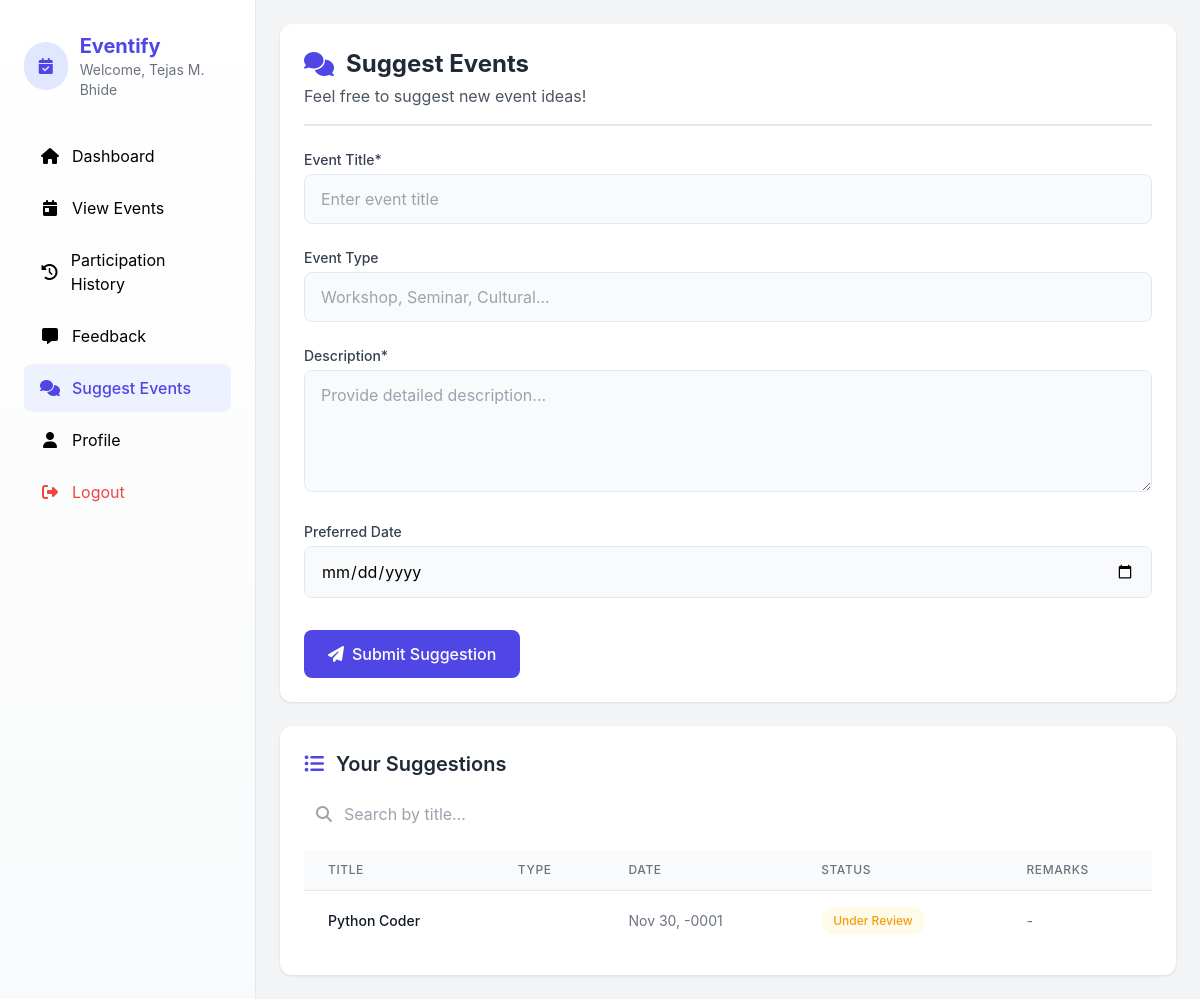
Page /student/suggest_event.php (signed in) on the committed database.
### tables this page shows
CREATE TABLE `event_suggestions` (
  `suggestion_id` int(11) NOT NULL,
  `student_id` int(11) NOT NULL,
  `department_id` int(11) NOT NULL,
  `title` varchar(255) NOT NULL,
  `event_type` varchar(100) DEFAULT NULL,
  `description` text NOT NULL,
  `preferred_date` date DEFAULT NULL,
  `status` enum('Under Review','Accepted','Rejected') DEFAULT 'Under Review',
  `admin_remarks` text DEFAULT NULL,
  `submitted_at` datetime DEFAULT current_timestamp(),
  `reviewed_at` datetime DEFAULT NULL
);

### student/suggest_event.php (the view, shortened to what this page needs)
<?php
require_once '../includes/db.php';
$student_id = $_SESSION['student_id'];
$student_name = $_SESSION['student_name'];
$stmt = $pdo->prepare("SELECT * FROM event_suggestions WHERE student_id = ? ORDER BY submitted_at DESC");
$stmt->execute([$student_id]);
$suggestions = $stmt->fetchAll();
?>
<!DOCTYPE html>
<html lang="en">
<head>
    <script src="https://cdn.tailwindcss.com"></script>
    <link rel="stylesheet" href="https://cdnjs.cloudflare.com/ajax/libs/font-awesome/6.4.0/css/all.min.css">
</head>
<body class="bg-gray-100">
    <div class="flex">
        <aside id="sidebar"
            class="sidebar w-64 px-6 py-8 fixed top-0 left-0 z-50 h-full transform -translate-x-full md:translate-x-0 transition-transform duration-200 ease-in-out">
            <div class="mb-8 flex items-center">
                <div class="w-12 h-12 rounded-full bg-indigo-100 flex items-center justify-center mr-3">
                    <i class="fas fa-calendar-check text-indigo-600"></i>
                </div>
                <div>
                    <h2 class="text-xl font-bold text-indigo-600">Eventify</h2>
                    <p class="text-sm text-gray-500">Welcome, <?= htmlspecialchars($student_name) ?></p>
                </div>
            </div>
            <nav class="sidebar-nav space-y-1">
                <a href="dashboard.php" class="hover:text-indigo-600">
                    <i class="fas fa-home"></i> Dashboard
                </a>
                <a href="events.php" class="hover:text-indigo-600">
                    <i class="fas fa-calendar-day"></i> View Events
                </a>
                <a href="history.php" class="hover:text-indigo-600">
                    <i class="fas fa-history"></i> Participation History
                </a>
                <a href="feedback.php" class="hover:text-indigo-600">
                    <i class="fas fa-comment-alt"></i> Feedback
                </a>
                <a href="suggest_event.php" class="active">
                    <i class="fas fa-comments"></i> Suggest Events
                </a>
                <a href="profile.php" class="hover:text-indigo-600">
                    <i class="fas fa-user"></i> Profile
                </a>
                <a href="logout.php" class="text-red-500 hover:text-red-600 mt-4">
                    <i class="fas fa-sign-out-alt"></i> Logout
                </a>
            </nav>
        </aside>
        <main class="flex-1 md:ml-64 p-6">
            <div class="max-w-4xl mx-auto">
                <div class="suggestion-card p-6 mb-6">
                    <div class="page-header">
                        <h1 class="text-2xl font-bold text-gray-800 flex items-center">
                            <i class="fas fa-comments text-indigo-600 mr-3"></i> Suggest Events
                        </h1>
                        <p class="text-gray-600 mt-1">Feel free to suggest new event ideas!</p>
                    </div>
                    <form method="POST" class="space-y-6">
                        <div>
                            <label class="block text-sm font-medium text-gray-700 mb-1">Event Title*</label>
                            <input type="text" name="title" required value="<?= htmlspecialchars($_POST['title'] ?? '') ?>"
                                   class="form-input w-full px-4 py-3" placeholder="Enter event title">
                        </div>
                        <div>
                            <label class="block text-sm font-medium text-gray-700 mb-1">Event Type</label>
                            <input type="text" name="event_type" value="<?= htmlspecialchars($_POST['event_type'] ?? '') ?>"
                                   class="form-input w-full px-4 py-3" placeholder="Workshop, Seminar, Cultural...">
                        </div>
                        <div>
                            <label class="block text-sm font-medium text-gray-700 mb-1">Description*</label>
                            <textarea name="description" required rows="4"
                                      class="form-input w-full px-4 py-3"
                                      placeholder="Provide detailed description..."><?= htmlspecialchars($_POST['description'] ?? '') ?></textarea>
                        </div>
                        <div>
                            <label class="block text-sm font-medium text-gray-700 mb-1">Preferred Date</label>
                            <input type="date" name="preferred_date" value="<?= htmlspecialchars($_POST['preferred_date'] ?? '') ?>"
                                   class="form-input w-full px-4 py-3">
                        </div>
                        <div class="pt-2">
                            <button type="submit" name="suggest"
                                    class="btn-primary text-white px-6 py-3 rounded-lg font-medium flex items-center justify-center">
                                <i class="fas fa-paper-plane mr-2"></i> Submit Suggestion
                            </button>
                        </div>
                    </form>
                </div>
                <div class="suggestion-card p-6">
                    <h2 class="text-xl font-semibold text-gray-800 mb-4 flex items-center">
                        <i class="fas fa-list-ul text-indigo-600 mr-3"></i> Your Suggestions
                    </h2>
                    <div class="mb-4">
                        <div class="relative">
                            <i class="fas fa-search absolute left-3 top-1/2 transform -translate-y-1/2 text-gray-400"></i>
                            <input type="text" id="searchInput" placeholder="Search by title..."
                                   class="search-input w-full pl-10 pr-4 py-2">
                        </div>
                    </div>
                    <?php if (count($suggestions) > 0): ?>
                        <div class="overflow-x-auto">
                            <table class="min-w-full divide-y divide-gray-200">
                                <thead class="bg-gray-50">
                                    <tr>
                                        <th class="px-6 py-3 text-left text-xs font-medium text-gray-500 uppercase tracking-wider">Title</th>
                                        <th class="px-6 py-3 text-left text-xs font-medium text-gray-500 uppercase tracking-wider">Type</th>
                                        <th class="px-6 py-3 text-left text-xs font-medium text-gray-500 uppercase tracking-wider">Date</th>
                                        <th class="px-6 py-3 text-left text-xs font-medium text-gray-500 uppercase tracking-wider">Status</th>
                                        <th class="px-6 py-3 text-left text-xs font-medium text-gray-500 uppercase tracking-wider">Remarks</th>
                                    </tr>
                                </thead>
                                <tbody id="suggestionTable" class="bg-white divide-y divide-gray-200">
                                    <?php foreach ($suggestions as $sug): ?>
                                        <tr class="hover:bg-gray-50">
                                            <td class="px-6 py-4 whitespace-nowrap text-sm font-medium text-gray-900">
                                                <?= htmlspecialchars($sug['title']) ?>
                                            </td>
                                            <td class="px-6 py-4 whitespace-nowrap text-sm text-gray-500">
                                            </td>
                                            <td class="px-6 py-4 whitespace-nowrap text-sm text-gray-500">
                                                <?= $sug['preferred_date'] ? date('M d, Y', strtotime($sug['preferred_date'])) : '-' ?>
                                            </td>
                                            <td class="px-6 py-4 whitespace-nowrap text-sm">
                                                <?php if ($sug['status'] == 'Accepted'): ?>
                                                    <span class="status-badge status-accepted">Accepted</span>
                                                <?php elseif ($sug['status'] == 'Rejected'): ?>
                                                    <span class="status-badge status-rejected">Rejected</span>
                                                <?php else: ?>
                                                    <span class="status-badge status-pending">Under Review</span>
                                                <?php endif; ?>
                                            </td>
                                            <td class="px-6 py-4 text-sm text-gray-500">
                                                <?= htmlspecialchars($sug['admin_remarks'] ?? '-') ?>
                                            </td>
                                        </tr>
                                    <?php endforeach; ?>
                                </tbody>
                            </table>
                        </div>
                    <?php endif; ?>
                </div>
            </div>
        </main>
    </div>
</body>
</html>

### student/suggest_event.php (style rules this page uses)
:root { --primary: #4f46e5; --primary-light: #6366f1; --primary-dark: #4338ca; --success: #10b981; --danger: #ef4444; --warning: #f59e0b; }
body { background-color: #f8fafc; font-family: 'Inter', -apple-system, BlinkMacSystemFont, sans-serif; min-height: 100vh; }
.sidebar { min-height: 100vh; background: linear-gradient(180deg, #ffffff 0%, #f9fafb 100%); border-right: 1px solid #e2e8f0; }
.sidebar-nav a { display: flex; align-items: center; padding: 0.75rem 1rem; border-radius: 0.5rem; transition: all 0.2s ease; }
.sidebar-nav a.active { background-color: #eef2ff; color: var(--primary); font-weight: 500; }
.sidebar-nav a i { margin-right: 0.75rem; width: 1.25rem; text-align: center; }
.suggestion-card { background: white; border-radius: 0.75rem; box-shadow: 0 1px 3px rgba(0, 0, 0, 0.1); transition: all 0.3s cubic-bezier(0.4, 0, 0.2, 1); }
.form-input { transition: all 0.3s ease; border: 1px solid #e2e8f0; background-color: #f8fafc; border-radius: 0.5rem; }
.btn-primary { background-color: var(--primary); transition: all 0.3s; }
.status-badge { display: inline-block; padding: 0.25rem 0.75rem; border-radius: 9999px; font-size: 0.75rem; font-weight: 500; }
.status-pending { background-color: #fffbeb; color: var(--warning); }
.page-header { border-bottom: 2px solid #e2e8f0; padding-bottom: 1rem; margin-bottom: 1.5rem; }

### rows in the picture
event_suggestions: title "Python Coder", preferred_date "Nov 30, -0001", status "Under Review", admin_remarks "-"

### other values in the picture
$student_name "Tejas M. Bhide"
